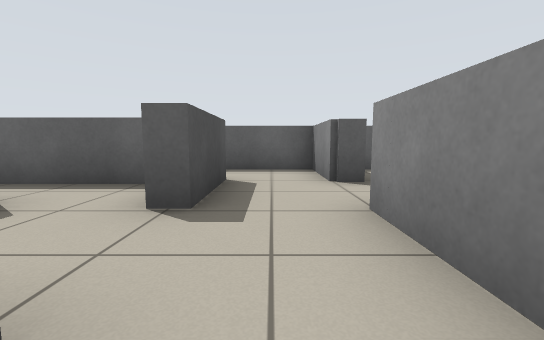
View 1 (above)

20 first-person views from a walk through a world built for the Player/Stage simulator. The camera is 0.65 m above the floor, tilts 6° down and sees 90° across. Floor lines are 1 m apart. The floor is counted in squares, 1 m on a side. Each view is taken from the middle of a square. On the plan, view 1 faces up. The plan holds only what a view shows up to about 9 squares ahead; the rest is blank. The place goes on beyond the plan. Robots are left out.

View 2
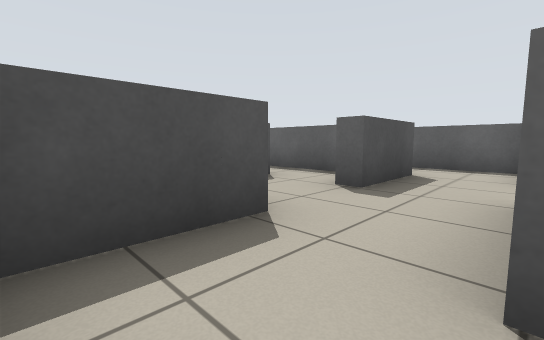

View 3
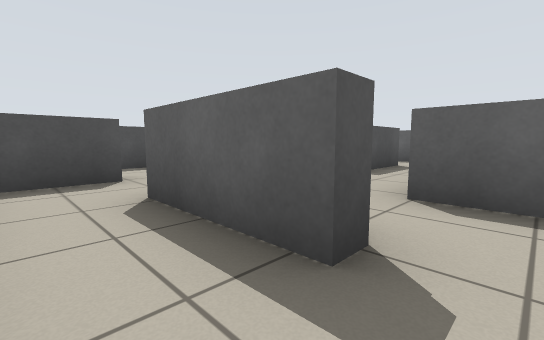

View 4
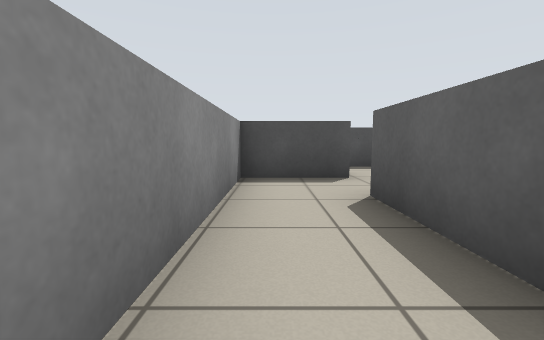

View 5
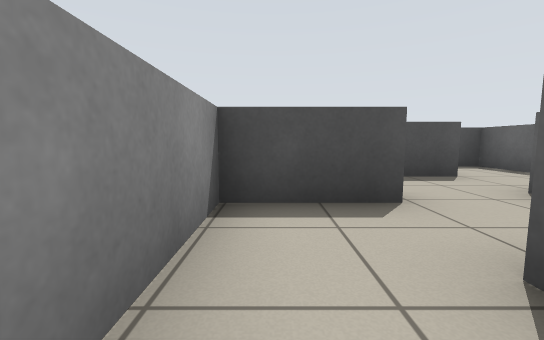

View 6
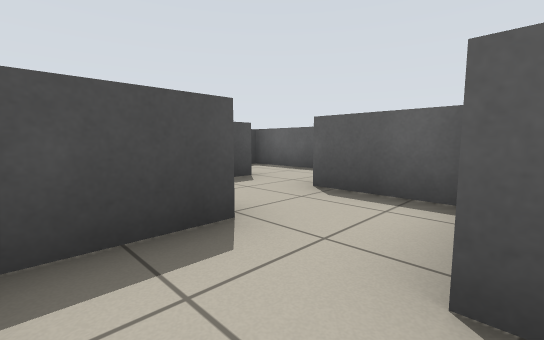

View 7
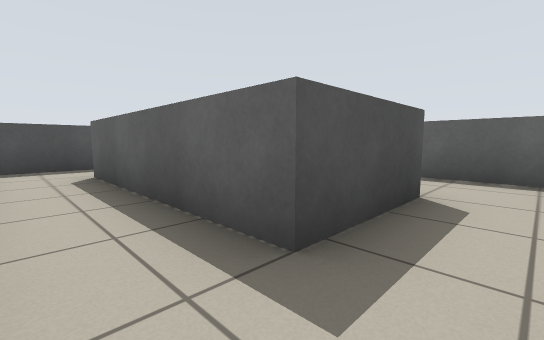

View 8
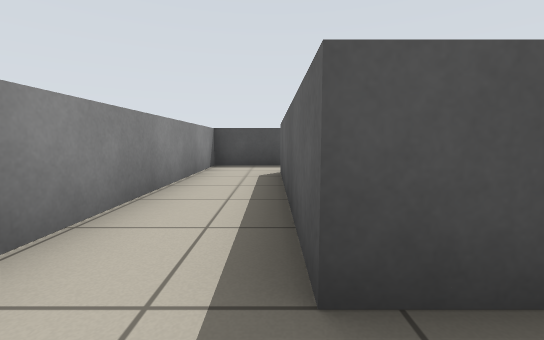

View 9
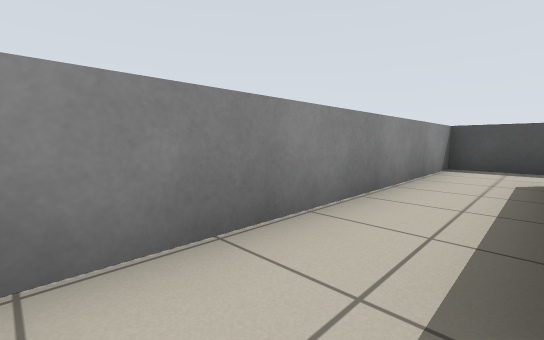

View 10
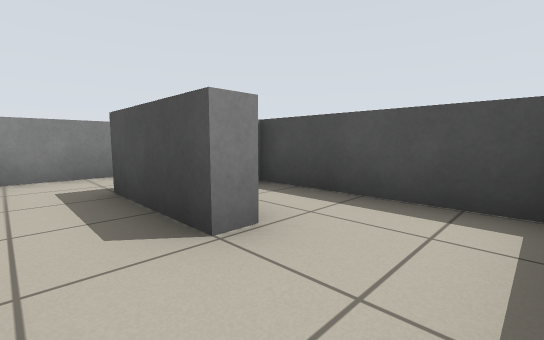

View 11
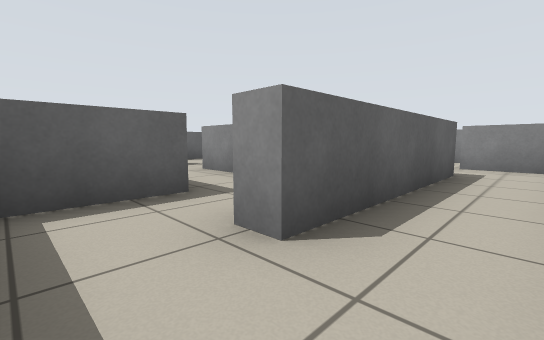

View 12
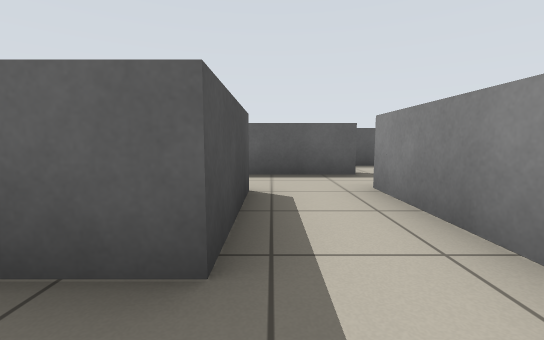

View 13
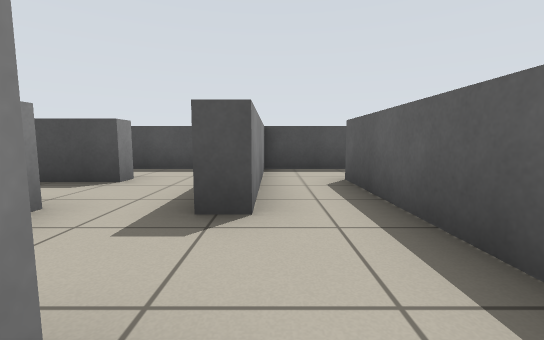

View 14
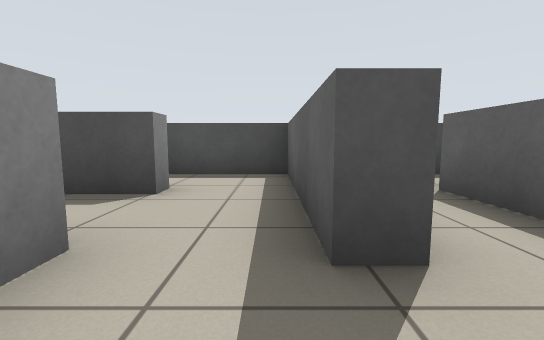

View 15
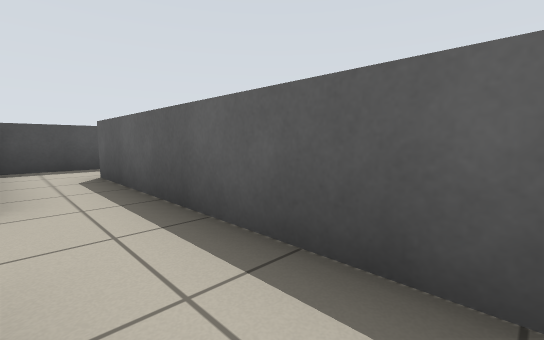

View 16
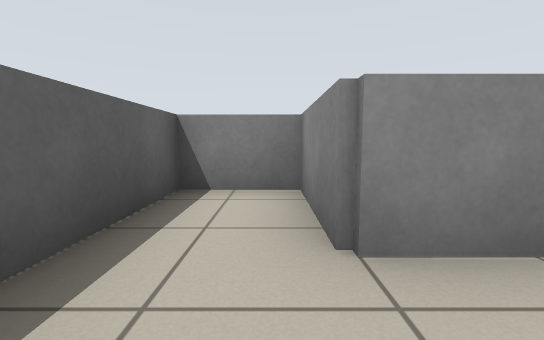

View 17
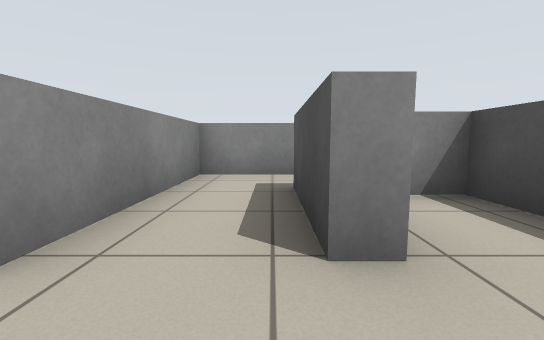

View 18
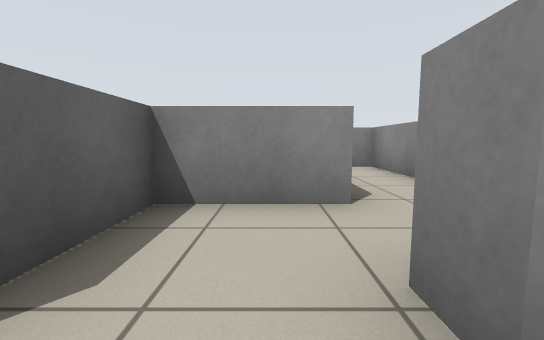

View 19
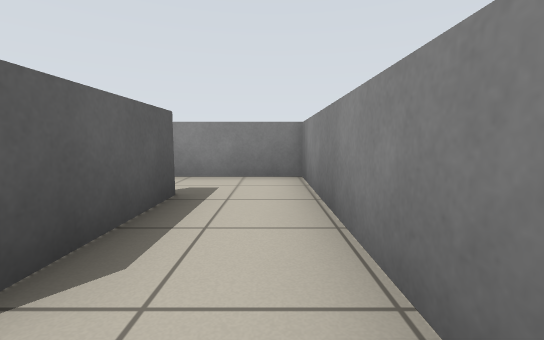

View 20
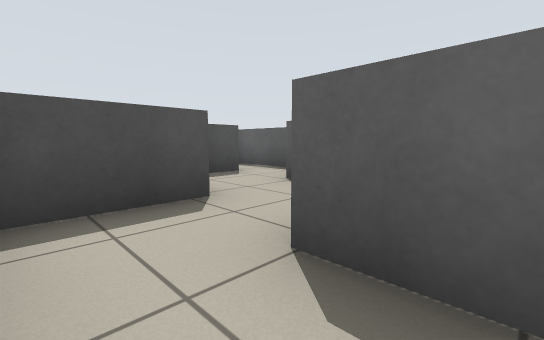

### Floor plan
Key: @ floor where view 1 was taken; # wall or solid block; . floor.
Columns run from 12 left of view 1 to 3 right of it. Each row starts with its distance up from view 1.
  7 #.######## ####
  6 #........# ..#.
  5 #####....# ..#.
  4 #......#####...
  3 #....#####.#..
  2 #..#.#...#...#
  1 #..#.#...#...#
  0 ####.#.#.###@###
 -1 #....#.#...#...#
 -2 #..#####.#.###.#
 -3 #........#.....#
 -4 ################

Positions as (right, up) in squares from view 1, and headings:
1: (0, 0), facing up
2: (1, -1), facing up-left
3: (2, -3), facing up-left
4: (2, -3), facing left
5: (0, -3), facing left
6: (-1, -3), facing up-left
7: (-4, -3), facing up-left
8: (-4, -2), facing left
9: (-4, -2), facing down-left
10: (-4, 2), facing down-left
11: (-11, -3), facing up-right
12: (-9, -1), facing up
13: (-5, 5), facing left
14: (-6, 4), facing left
15: (-4, 5), facing up-left
16: (-7, 5), facing right
17: (-9, 4), facing down
18: (-4, -1), facing right
19: (-2, -3), facing right
20: (2, -1), facing up-left
